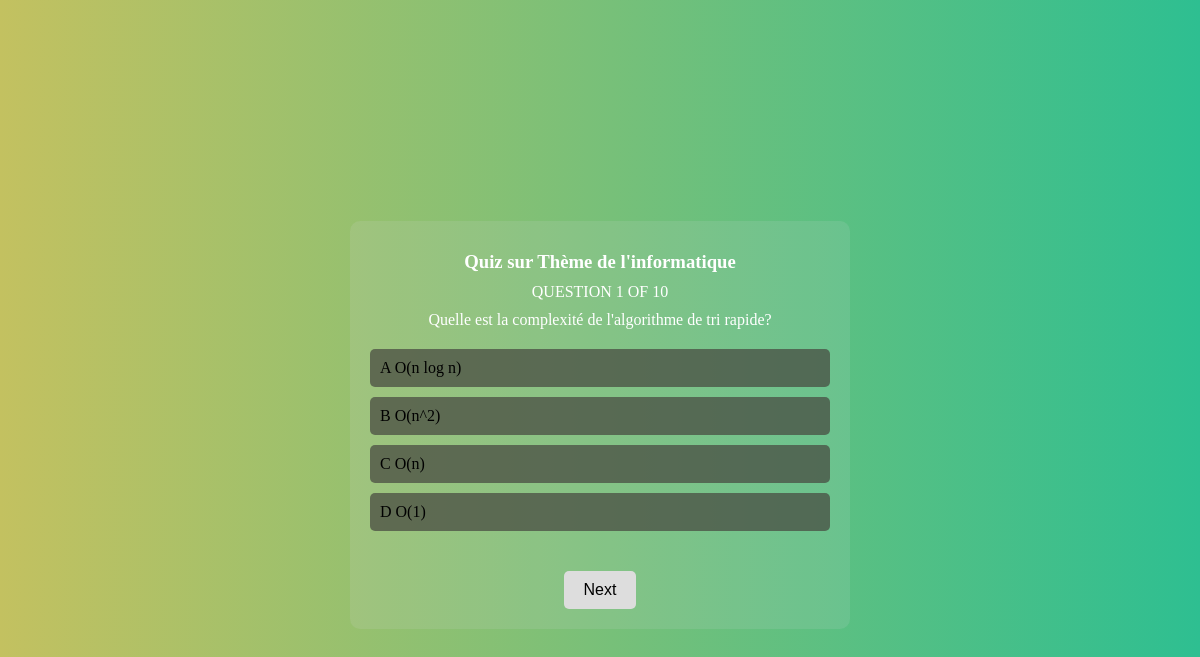
The page /?controller=quiz&action=show&id=2 on the database its author committed.
### tables this page shows
CREATE TABLE `questions` (
  `id` int(11) NOT NULL,
  `theme_id` int(11) DEFAULT NULL,
  `question_text` text NOT NULL,
  `created_at` timestamp NOT NULL DEFAULT current_timestamp()
);

CREATE TABLE `themes` (
  `id` int(11) NOT NULL,
  `name` varchar(50) NOT NULL
);

CREATE TABLE `answers` (
  `id` int(11) NOT NULL,
  `question_id` int(11) DEFAULT NULL,
  `answer_text` varchar(255) NOT NULL,
  `is_correct` tinyint(1) NOT NULL DEFAULT 0
);

### app/controllers/QuizController.php (called while the page is built, shortened)
<?php
require_once __DIR__ . '/../models/Quiz.php';
class QuizController {
    public function show() {
        $theme_id = isset($_GET['id']) ? $_GET['id'] : 1;
        $quizModel = new Quiz();
        $questions = $quizModel->getQuestionsByTheme($theme_id);
        $theme = $quizModel->getTheme($theme_id);
        require_once __DIR__ . '/../views/quiz/show.php';
    }
}
?>

### public/config/database.php (called while the page is built, shortened)
<?php
function getDB() {
    static $conn = null;
    if ($conn === null) {
        $conn = new mysqli(DB_SERVER, DB_USERNAME, DB_PASSWORD, DB_NAME);
    }
    return $conn;
}
?>

### app/models/Quiz.php (called while the page is built, shortened)
<?php
require_once __DIR__ . '/../../public/config/database.php';
class Quiz {
    private $db;
    public function __construct() {
        $this->db = getDB();
    }
    public function getQuestionsByTheme($theme_id) {
        $stmt = $this->db->prepare("SELECT * FROM questions WHERE theme_id = ?");
        $stmt->bind_param('i', $theme_id);
        $stmt->execute();
        $result = $stmt->get_result();
        $questions = $result->fetch_all(MYSQLI_ASSOC);
        foreach ($questions as &$question) {
            $question['answers'] = $this->getAnswersByQuestion($question['id']);
        }
        return $questions;
    }
    public function getAnswersByQuestion($question_id) {
        $stmt = $this->db->prepare("SELECT * FROM answers WHERE question_id = ?");
        $stmt->bind_param('i', $question_id);
        $stmt->execute();
        $result = $stmt->get_result();
        return $result->fetch_all(MYSQLI_ASSOC);
    }
    public function getTheme($theme_id) {
        $stmt = $this->db->prepare("SELECT name FROM themes WHERE id = ?");
        $stmt->bind_param('i', $theme_id);
        $stmt->execute();
        $result = $stmt->get_result();
        return $result->fetch_assoc();
    }
}
?>

### app/views/quiz/show.php (the view, shortened to what this page needs)
<!DOCTYPE html>
<html lang="fr">
<head>
    <link rel="stylesheet" href="/SAE_QUIZ-master/public/css/quiz.css">
</head>
<body>
<form action="/SAE_QUIZ-master/index.php?controller=quiz&action=result" method="POST">
    <?php foreach ($questions as $index => $question): ?>
        <section class="section-quiz" id="section-<?= $index + 1 ?>">
            <main>
                <div class="text-container">
                    <h3>Quiz sur <?= htmlspecialchars($theme['name']) ?></h3>
                    <p>QUESTION <?= $index + 1 ?> OF <?= count($questions) ?></p>
                    <p><?= $question['question_text'] ?></p>
                </div>
                <div class="quiz-options">
                    <?php foreach ($question['answers'] as $answerIndex => $answer): ?>
                        <label class="radio-label" for="answer-<?= $index ?>-<?= $answerIndex ?>">
                            <span class="alphabet"><?= chr(65 + $answerIndex) ?></span> <?= $answer['answer_text'] ?>
                        </label>
                    <?php endforeach; ?>
                </div>
                <?php if ($index + 1 === count($questions)): ?>
                    <button type="submit" class="btn" disabled onclick="">Valider</button>
                <?php else: ?>
                    <button type="button" class="btn" disabled onclick="showNextQuestion()">Next</button>
                <?php endif; ?>
            </main>
        </section>
    <?php endforeach; ?>
</form>
</body>
</html>

### public/css/quiz.css (style rules this page uses)
html { box-sizing: border-box; }
*, *:before, *:after { box-sizing: inherit; }
body { font-family: 'Abyssinica SIL', serif; background: linear-gradient(90deg, #c3c160, #2ebf91); color: #fff; margin: 0; padding: 0; }
section { padding-top: 50px; display: flex; justify-content: center; align-items: center; height: 100vh; }
main { background: rgba(217, 214, 228, 0.12); border-radius: 10px; padding: 20px; width: 90%; max-width: 500px; margin: auto; text-align: center; }
.text-container h3, .text-container p { margin: 10px 0; }
.quiz-options { margin: 20px 0; text-align: left; }
label { display: block; background: rgba(71, 73, 64, 0.72); border-radius: 5px; padding: 10px; margin: 10px 0; cursor: pointer; color: #000; }
.btn { border: none; border-radius: 5px; background: rgba(65, 255, 0, 0.27); color: #000; padding: 10px 20px; cursor: pointer; display: inline-block; font-size: 1rem; margin-top: 20px; }
.btn:disabled { background: #ddd; cursor: not-allowed; }

### rows shown on the page
questions: theme.name "Thème de l'informatique", count($questions) "10", question_text "Quelle est la complexité de l'algorithme de tri rapide?"
answers: answerIndex "A", answer_text "O(n log n)"
answers: answerIndex "B", answer_text "O(n^2)"
answers: answerIndex "C", answer_text "O(n)"
answers: answerIndex "D", answer_text "O(1)"
